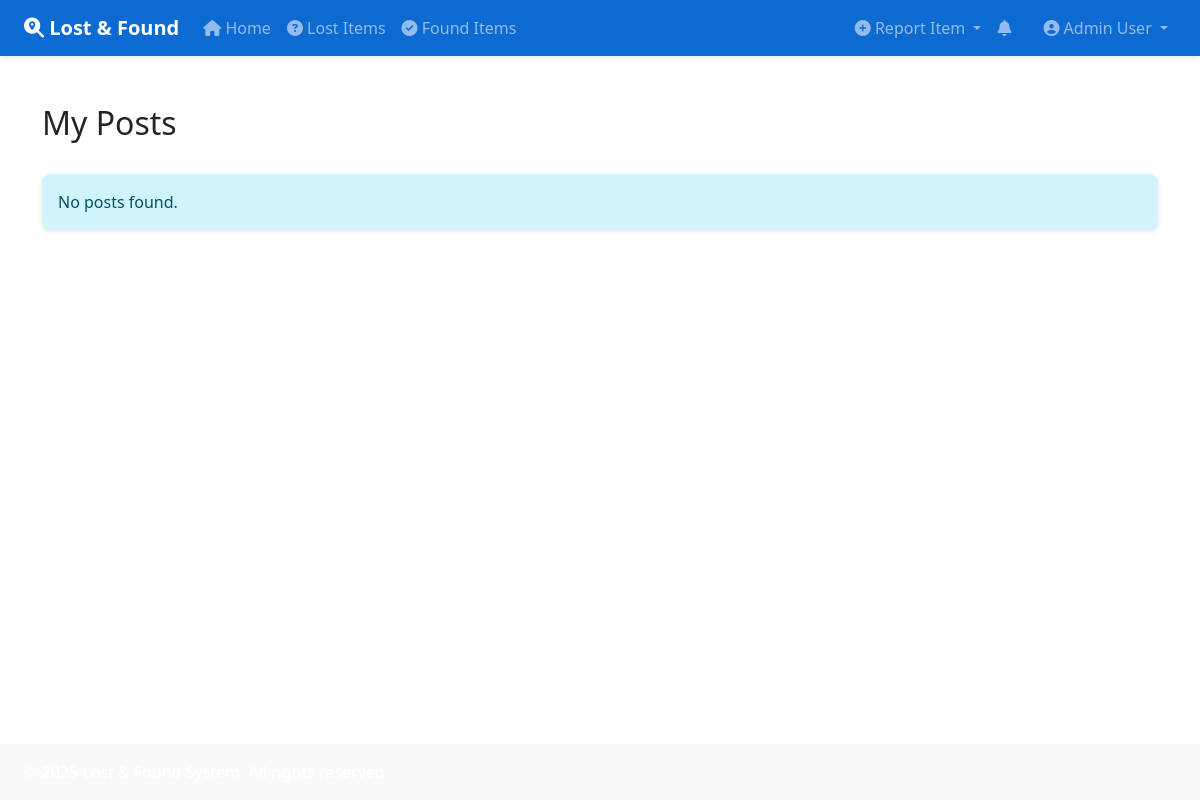
The page /my-posts (signed in) on the database as committed earlier.
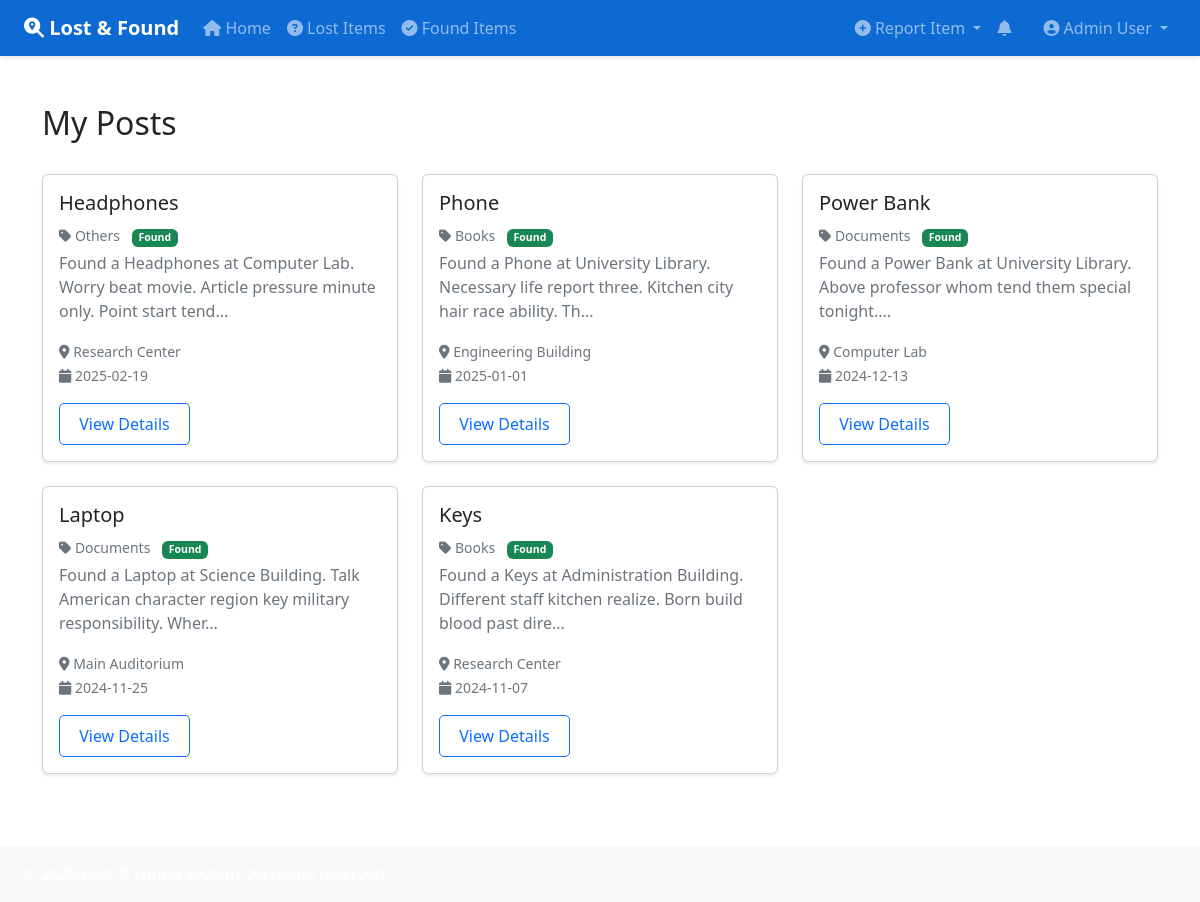
The same page on the database as committed later.
### app.py (models this page shows)
class Post(db.Model):
    id = db.Column(db.Integer, primary_key=True)
    description = db.Column(db.String(500), nullable=False)
    category_id = db.Column(db.Integer)
    category_name = db.Column(db.String(100))
    date = db.Column(db.DateTime, default=datetime.utcnow)
    location = db.Column(db.String(200))
    images = db.Column(db.String(1000))
    status = db.Column(db.Boolean, default=True)
    share_count = db.Column(db.Integer, default=0)
    verification_status = db.Column(db.String(50), default="pending")
    user_id = db.Column(db.Integer, db.ForeignKey("user.id"), nullable=False)
    type = db.Column(db.String(50))
    item_name = db.Column(db.String(100))
    contact_method = db.Column(db.String(50))

### app.py (the view)
@app.route("/my-posts")
@login_required
def my_posts():
    posts = Post.query.filter_by(user_id=session['user_id']).order_by(Post.date.desc()).all()
    return render_template("user_posts.html", posts=posts)

### app.py (called while the page is built)
@app.context_processor
def inject_common_data():
    notifications = []  # You can implement actual notifications later
    notifications_count = len(notifications)
    return {
        'current_year': datetime.utcnow().year,
        'notifications': notifications,
        'notifications_count': notifications_count
    }

def login_required(f):
    @wraps(f)
    def decorated_function(*args, **kwargs):
        if "user_id" not in session:
            flash("Please login to continue.", "warning")
            return redirect(url_for("login"))
        return f(*args, **kwargs)
    return decorated_function

### templates/user_posts.html (shortened to what this page needs)
{% extends "base.html" %}
{% block content %}
<div class="container py-4">
    <div class="d-flex justify-content-between align-items-center mb-4">
        <h2>
            {% if type == "lost" %}
                My Lost Items
            {% elif type == "found" %}
                My Found Items
            {% else %}
                My Posts
            {% endif %}
        </h2>
    </div>
    <div class="row">
        {% for post in posts %}
        <div class="col-md-4 mb-4">
            <div class="card h-100 shadow-sm">
                <div class="card-body">
                    <h5 class="card-title">{{ post.item_name }}</h5>
                    <p class="card-text text-muted mb-1">
                        <small>
                            <i class="fas fa-tag"></i> {{ post.category_name|title }}
                            <span class="badge {% if post.type == 'lost' %}bg-danger{% else %}bg-success{% endif %} ms-2">
                                {{ post.type|title }}
                            </span>
                        </small>
                    </p>
                    <p class="card-text text-muted">{{ post.description[:100] }}...</p>
                    <p class="card-text">
                        <small class="text-muted">
                            <i class="fas fa-map-marker-alt"></i> {{ post.location }}<br>
                            <i class="fas fa-calendar"></i> {{ post.date.strftime('%Y-%m-%d') }}
                        </small>
                    </p>
                    <a href="{{ url_for('view_post', post_id=post.id) }}" class="btn btn-outline-primary">View Details</a>
                </div>
            </div>
        </div>
        {% else %}
        <div class="col-12">
            <div class="alert alert-info">
                No posts found.
            </div>
        </div>
        {% endfor %}
    </div>
</div>
{% endblock %}

### templates/base.html (shortened to what this page needs)
<!DOCTYPE html>
<html lang="en">
<head>
    <link href="https://cdn.jsdelivr.net/npm/bootstrap@5.3.2/dist/css/bootstrap.min.css" rel="stylesheet">
    <link href="https://cdnjs.cloudflare.com/ajax/libs/font-awesome/6.4.2/css/all.min.css" rel="stylesheet">
    <link href="{{ url_for('static', filename='css/style.css') }}" rel="stylesheet">
</head>
<body>
    <nav class="navbar navbar-expand-lg navbar-dark">
        <div class="container-fluid px-4">
            <a class="navbar-brand" href="{{ url_for('dashboard') }}">
                <i class="fas fa-search-location"></i> Lost & Found
            </a>
            <div class="collapse navbar-collapse" id="navbarNav">
                {% if session.user_id %}
                <ul class="navbar-nav me-auto">
                    <li class="nav-item">
                        <a class="nav-link {{ 'active' if request.endpoint == 'dashboard' }}" href="{{ url_for('dashboard') }}">
                            <i class="fas fa-home"></i> Home
                        </a>
                    </li>
                    <li class="nav-item">
                        <a class="nav-link {{ 'active' if request.endpoint == 'lost_items' }}" href="{{ url_for('lost_items') }}">
                            <i class="fas fa-question-circle"></i> Lost Items
                        </a>
                    </li>
                    <li class="nav-item">
                        <a class="nav-link {{ 'active' if request.endpoint == 'found_items' }}" href="{{ url_for('found_items') }}">
                            <i class="fas fa-check-circle"></i> Found Items
                        </a>
                    </li>
                </ul>
                <ul class="navbar-nav">
                    <li class="nav-item dropdown">
                        <a class="nav-link dropdown-toggle" href="#" role="button" data-bs-toggle="dropdown">
                            <i class="fas fa-plus-circle"></i> Report Item
                        </a>
                    </li>
                    <li class="nav-item me-3 dropdown">
                        <a class="nav-link" href="#" id="notificationsDropdown" role="button" data-bs-toggle="dropdown" aria-expanded="false">
                            <i class="fas fa-bell"></i>
                        </a>
                    </li>
                    <li class="nav-item dropdown">
                        <a class="nav-link dropdown-toggle" href="#" role="button" data-bs-toggle="dropdown">
                            <i class="fas fa-user-circle"></i> {{ session.user_name }}
                        </a>
                    </li>
                </ul>
                {% endif %}
            </div>
        </div>
    </nav>
    <main class="container-fluid px-4 my-4">
        {% block content %}{% endblock %}
    </main>
    <footer class="bg-light py-3 mt-auto">
        <div class="container-fluid px-4">
            <p class="mb-0">&copy; {{ current_year }} Lost & Found System. All rights reserved.</p>
        </div>
    </footer>
</body>
</html>

### static/css/style.css (style rules this page uses)
:root { --primary-color: #0e6ad3; --secondary-color: #6c757d; --success-color: #198754; --info-color: #0dcaf0; --warning-color: #ffc107; --danger-color: #dc3545; --light-gray: #f8f9fa; --dark-gray: #343a40; }
body { min-height: 100vh; display: flex; flex-direction: column; }
main { flex: 1; }
.card { transition: transform 0.2s ease-in-out; box-shadow: 0 2px 4px rgba(0,0,0,0.1); }
.btn { border-radius: 5px; padding: 0.5rem 1.2rem; transition: all 0.3s ease; }
.navbar { box-shadow: 0 2px 4px rgba(0,0,0,0.1); background-color: #0e6ad3 !important; }
.navbar-brand { font-weight: 600; }
footer { background-color: var(--dark-gray); color: white; padding: 2rem 0; margin-top: auto; }
.text-muted { color: var(--secondary-color) !important; }
.bg-light { background-color: var(--light-gray) !important; }
.mb-4 { margin-bottom: 1.5rem !important; }
.container-fluid { max-width: 100%; width: 100%; }
.row { margin-right: -0.75rem; margin-left: -0.75rem; }
.col-md-3, .col-md-4, .col-md-6, .col-md-8, .col-md-9, .col-md-12 { padding-right: 0.75rem; padding-left: 0.75rem; }
@media (min-width: 992px) { .container-fluid { padding-left: 2rem; padding-right: 2rem; } }

Rows that differ between the two databases and show on the page:
added Post: item_name "Headphones", category_name "Others", type "Found", description "Found a Headphones at Computer Lab. Worry beat movie. Article pressure minute only. Point start tend", location "Research Center", date "2025-02-19"
added Post: item_name "Phone", category_name "Books", type "Found", description "Found a Phone at University Library. Necessary life report three. Kitchen city hair race ability. Th", location "Engineering Building", date "2025-01-01"
added Post: item_name "Power Bank", category_name "Documents", type "Found", description "Found a Power Bank at University Library. Above professor whom tend them special tonight.", location "Computer Lab", date "2024-12-13"
added Post: item_name "Laptop", category_name "Documents", type "Found", description "Found a Laptop at Science Building. Talk American character region key military responsibility. Wher", location "Main Auditorium", date "2024-11-25"
added Post: item_name "Keys", category_name "Books", type "Found", description "Found a Keys at Administration Building. Different staff kitchen realize. Born build blood past dire", location "Research Center", date "2024-11-07"
Other text that changed with them:
text no longer shown: "No posts found."
